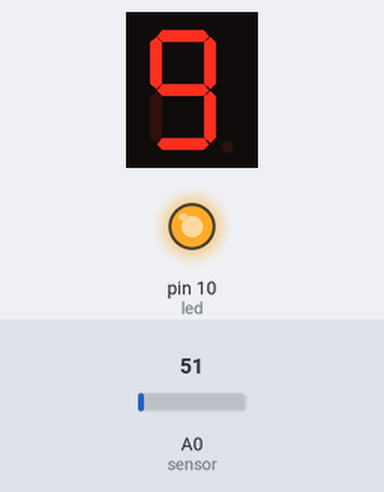
Simulated run of this sketch. Board: Arduino Uno, built with avr-gcc and run on an emulated ATmega328P. On the bench: 1-digit seven-segment display, output pins drawn as LEDs (lit = HIGH). Wiring (inferred from the names in the program): 1-digit 7-segment display, segments lit when HIGH: segments pin 2, pin 3, pin 4, pin 5, pin 6, pin 7, pin 8. Dashed ring = blinking. The test bench sets the inputs (shaded band); at power-on: A0 (sensor) = 51. The segment pins are drawn as the display they are named for; pins used as bus, display or sensor lines are not drawn.

Above: at 2.0 s.
2.1 s: A0 (sensor) set to 43
At 3.4 s:
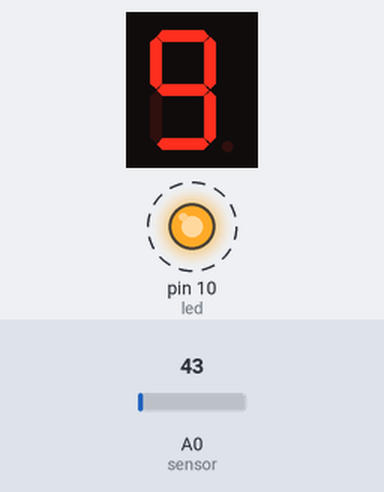
5.4 s: A0 (sensor) set to 38
At 6.8 s:
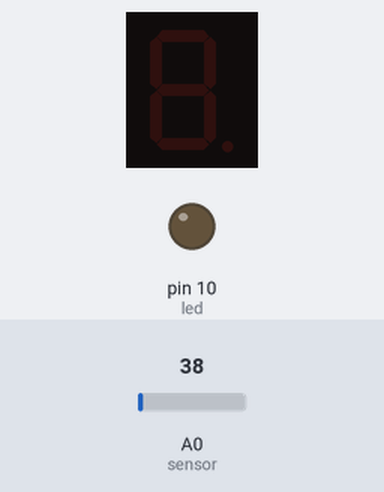
7.5 s: A0 (sensor) set to 61
At 9.5 s:
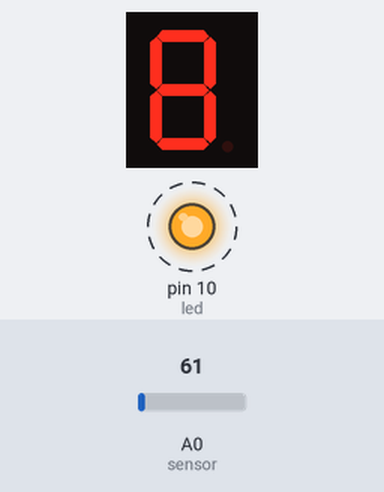
10.8 s: A0 (sensor) set to 30
At 10.8 s:
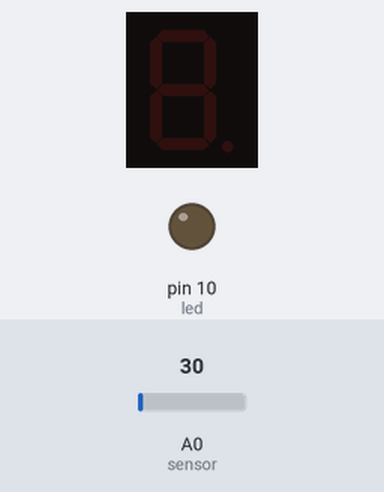
Timing chart, 0 to 13.3 s (numbered marks = the images above; inputs shaded):
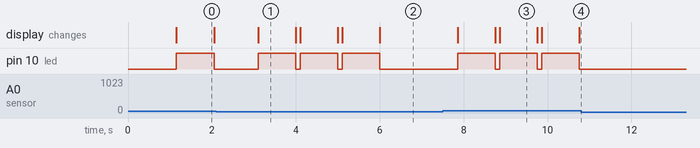

The sketch:

Proyecto7_ArquitecturaDeHardware.ino
```cpp
// Proyecto 7: Contador de seguridad
// Sensor LM35, Display 7 segmentos catodo comun y LED

int sensor = A0;
const int pins[7] = {2, 3, 4, 5, 6, 7, 8};
int led = 10;
float temperatura = 0;
int limite = 20;
int umbralCambioBrusco = 3;
bool sistemaListo = false;

// Debounce / temporización
const unsigned long tiempoConfirmacionArranque = 200; // ms, necesita 2 lecturas > limite separadas
const unsigned long tiempoBloqueoPostInterrupcion = 600; // ms, espera antes de permitir nuevo arranque

// Estado del conteo
bool conteoEnCurso = false;
bool conteoInterrumpido = false;
unsigned long tiempoInterrupcion = 0;

// Numeros para display 7 segmentos (catodo comun)
const byte numbersDisplayKathode[10] = {
  0b0111111, // 0
  0b0000110, // 1
  0b1011011, // 2
  0b1001111, // 3
  0b1100110, // 4
  0b1101101, // 5
  0b1111101, // 6
  0b0000111, // 7
  0b1111111, // 8
  0b1101111  // 9
};

void apagarDisplay() {
  for (int i = 0; i < 7; i++) digitalWrite(pins[i], LOW);
}

void mostrarNumero(int num) {
  if (num < 0 || num > 9) return;
  byte valorNumero = numbersDisplayKathode[num];
  for (int j = 0; j < 7; j++) {
    digitalWrite(pins[j], bitRead(valorNumero, j));
  }
}

float leerTemperatura() {
  // Lectura simple del LM35 en ºC
  return (analogRead(sensor) * 5.0 * 100.0) / 1024.0;
}

bool confirmarArranque() {
  // Confirma que la temperatura esta > limite en dos lecturas separadas por tiempoConfirmacionArranque
  float t1 = leerTemperatura();
  delay(tiempoConfirmacionArranque);
  float t2 = leerTemperatura();
  return (t1 > limite && t2 > limite);
}

void setup() {
  // Configura pines y asegura que no muestre nada al encender
  for (int i = 0; i < 7; i++) {
    pinMode(pins[i], OUTPUT);
    digitalWrite(pins[i], LOW); // fuerza apagado desde el inicio
  }

  pinMode(led, OUTPUT);
  pinMode(sensor, INPUT);
  digitalWrite(led, LOW);

  // Espera inicial para evitar que el display muestre residuos
  delay(300);
  apagarDisplay();

  // Lecturas de estabilizacion del sensor
  for (int i = 0; i < 10; i++) {
    analogRead(sensor);
    delay(50);
  }

  sistemaListo = true;
}

void loop() {
  temperatura = leerTemperatura();

  // Si hubo una interrupción reciente por normalizacion, bloquear reinicios por un tiempo corto
  if (conteoInterrumpido) {
    if (millis() - tiempoInterrupcion >= tiempoBloqueoPostInterrupcion) {
      conteoInterrumpido = false; // ya paso el tiempo de bloqueo
    }
  }

  if (sistemaListo && temperatura > limite && !conteoEnCurso && !conteoInterrumpido) {
    // Antes de arrancar el conteo, confirmar que la temperatura se mantiene alta (debounce)
    if (!confirmarArranque()) {
      // No arrancar si la segunda lectura no confirma > limite
      return;
    }

    // Inicia conteo de forma limpia
    conteoEnCurso = true;
    apagarDisplay();
    delay(150); // pequeña pausa limpia antes de mostrar 9

    float tempAnterior = temperatura;
    int i = 9; // inicia en 9

    while (i >= 0) {
      mostrarNumero(i);
      digitalWrite(led, HIGH); // LED enciende con numero visible
      delay(900);

      digitalWrite(led, LOW);  // LED apaga junto al display
      apagarDisplay();
      delay(100);

      float tempActual = leerTemperatura();

      // Si se normaliza o hay cambio brusco, interrumpe
      if (tempActual <= limite || abs(tempActual - tempAnterior) >= umbralCambioBrusco) {
        apagarDisplay();
        digitalWrite(led, LOW);

        // marca la interrupcion y registra el tiempo para bloquear reinicio inmediato
        conteoInterrumpido = true;
        tiempoInterrupcion = millis();

        conteoEnCurso = false; // salimos del conteo
        break;
      }

      tempAnterior = tempActual;
      i--;
    }

    // Si el conteo llega a 0 y sigue alta, activa alarma fija breve
    temperatura = leerTemperatura();
    if (i < 0 && temperatura > limite) {
      digitalWrite(led, HIGH); // LED encendido fijo como alarma
      delay(2000);
      digitalWrite(led, LOW);
      apagarDisplay();
    }

    conteoEnCurso = false; // libera estado por si no lo hizo antes
  }
  else {
    // Modo normal (vigilancia): asegurar display apagado y LED apagado
    apagarDisplay();
    digitalWrite(led, LOW);
    delay(200);
  }
}
```

Measured:
- the behaviour switches between 41 and 40 on A0 (sensor) (found by bisection; images 1 and 2)
- after the input at 5.4 s, pin 10 (led): goes on until 6.0 s, then stays LOW
- after the input at 7.5 s, pin 10 (led): alternates HIGH for 0.90 s and LOW for 0.10 s, starting after 0.36 s; the display: first changes after 0.36 s (image 3 shows a later state)
- after the input at 10.8 s, pin 10 (led): stops changing and stays LOW
- by itself, pin 10 (led): alternates HIGH for 0.90 s and LOW for 0.10 s
- what the display in image 0 shows lasts 0.9 s, from 1.2 s to 2.1 s
